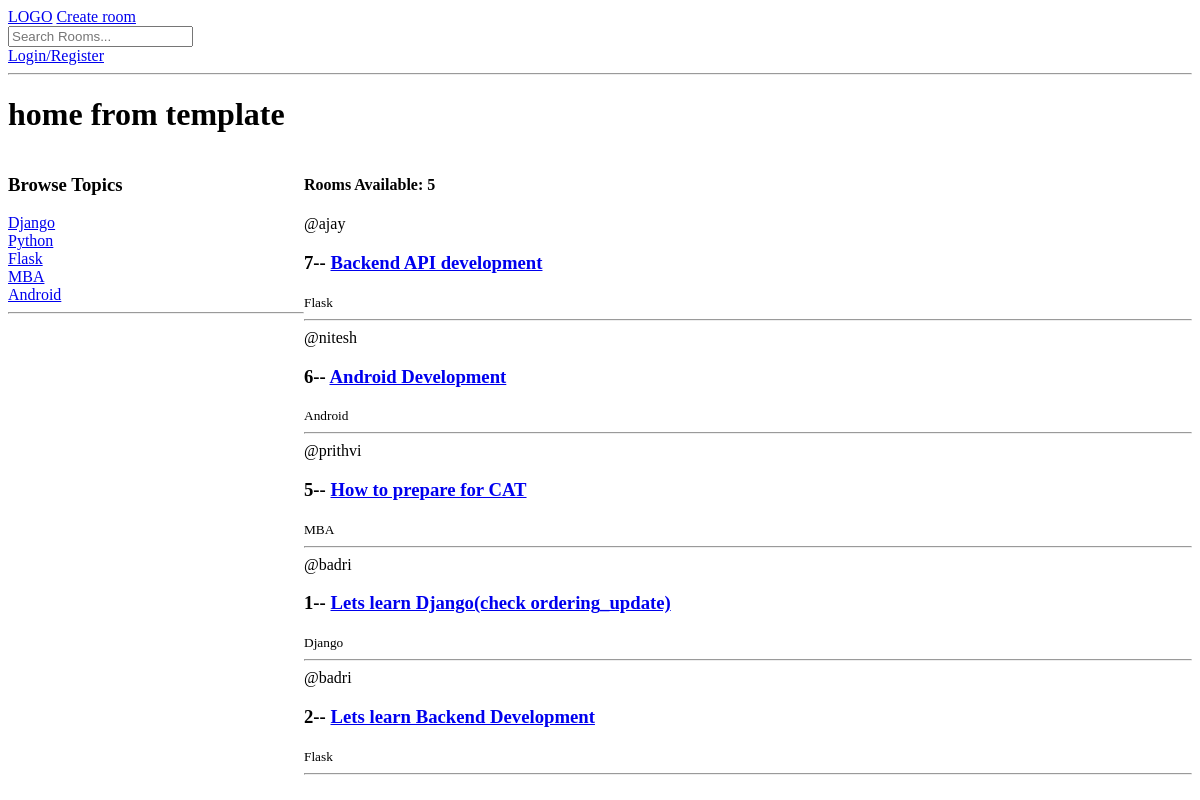
Before: / with the older database file.
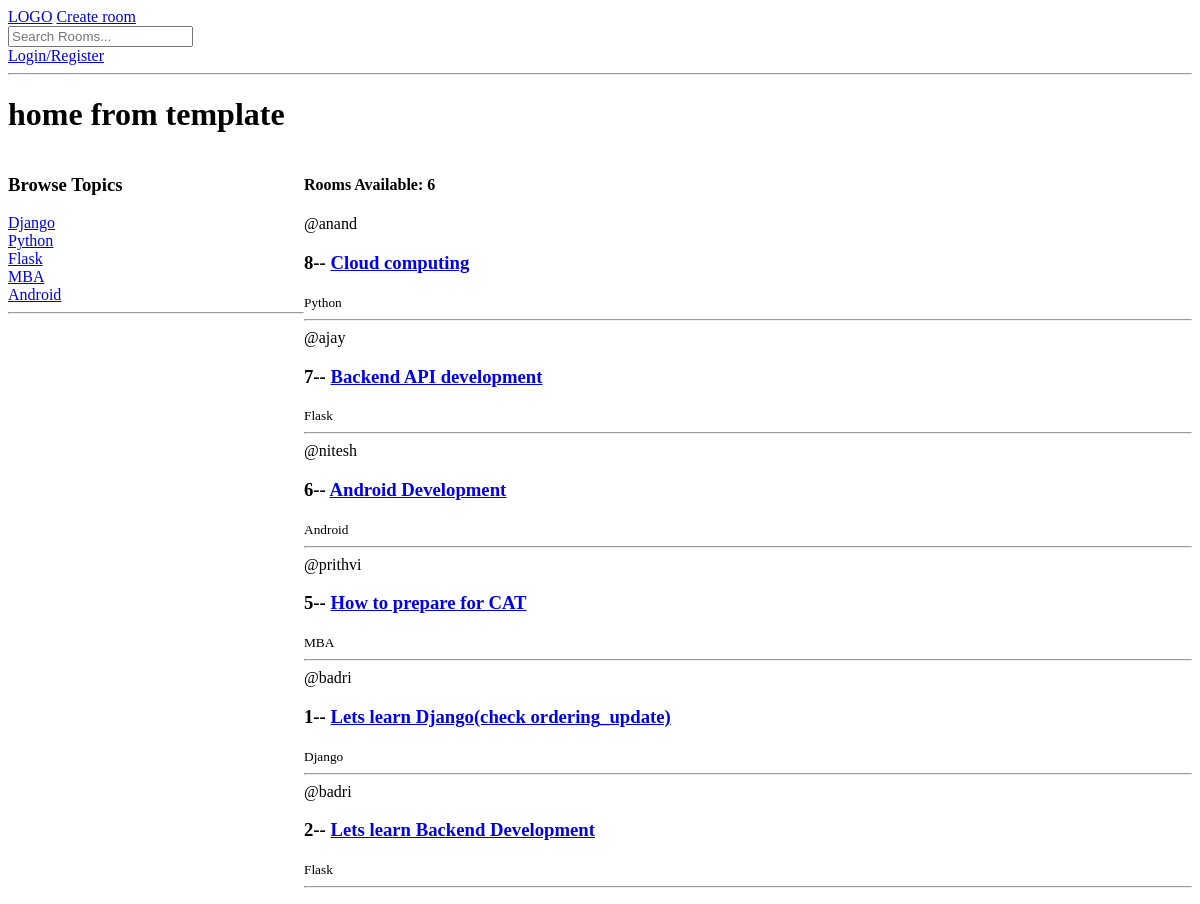
After: the same page with the newer database file.
### base/models.py (models this page shows, shortened)
class Topic(models.Model):
    name = models.CharField(max_length=200)

class Room(models.Model):
    host = models.ForeignKey(User, on_delete=models.SET_NULL, null=True)
    topic = models.ForeignKey(Topic, on_delete=models.SET_NULL, null=True)
    name = models.CharField(max_length=200)
    description = models.TextField(null=True, blank=True)
    updated = models.DateTimeField(auto_now=True)
    created = models.DateTimeField(auto_now_add=True)
    class Meta:
        ordering = ['-updated', '-created']

### base/views.py (the view)
# urls.py: path('', views.home, name='home'),
def home(request):
    if (request.GET.get('q') != None):
        q = request.GET.get('q')
    else:
        q = ''
    rooms = Room.objects.filter(
        Q(topic__name__icontains=q) |
        Q(name__icontains=q) |
        Q(description__icontains=q)
    )
    room_count = rooms.count()
    topics = Topic.objects.all()
    context = {'rooms': rooms, 'topics': topics, 'room_count': room_count}
    return render(request, 'home.html', context)

### base/templates/home.html (shortened to what this page needs)
{% extends 'main.html' %}
{% block content %}
<h1> home from template</h1>
<div class="home-container">
    <div>
        <h3> Browse Topics</h3>
        {% for topic in topics %}
            <div>
                <a href="{% url 'home'  %}?q={{topic.name}}">{{topic.name}}</a>
            </div>
        {% endfor %}
        <hr>
    </div>
    <div>
        <div>
            <h4>Rooms Available: {{room_count}}</h4>
        </div>
        {% for room in rooms %}
            <div>
                <span>@{{room.host.username}}</span>
                <h3>{{room.id}}-- <a href="{% url 'room' room.id %}">{{room.name}}</a></h3>
                <small> {{room.topic.name}} </small>
                <hr>
            </div>
        {% endfor %}
    </div>
</div>
{% endblock %}

Changed rows visible on the page:
added Room: host.username "anand", id "8", name "Cloud computing", topic.name "Python"
Other visible differences:
{{ room_count }}: "5" → "6"
